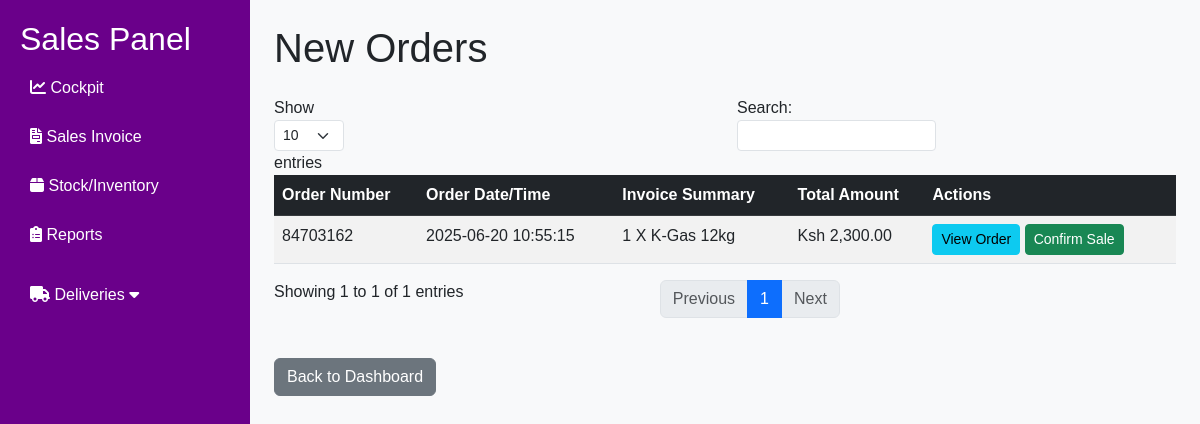
The page /staff/new_orders.php (signed in) on the database its author committed.
### tables this page shows
CREATE TABLE `orders` (
  `order_id` int(11) NOT NULL,
  `invoice_summary` text DEFAULT NULL,
  `total_amount` int(11) DEFAULT NULL,
  `order_date` varchar(50) DEFAULT NULL,
  `order_number` varchar(50) DEFAULT NULL,
  `order_status` varchar(20) DEFAULT 'new',
  `cust_id` int(11) DEFAULT NULL,
  `billing_info` text DEFAULT NULL,
  `delivery_info` text DEFAULT NULL,
  `is_new` tinyint(1) DEFAULT 1
);

### staff/new_orders.php (the view, shortened to what this page needs)
<?php
require_once('../includes/db.php');
$query = "SELECT order_id, order_number, order_date, invoice_summary, total_amount FROM orders WHERE is_new = 1 OR order_status = 'new'";
$result = $conn->query($query);
$new_orders_list = [];
if ($result) {
    while ($row = $result->fetch_assoc()) {
        $new_orders_list[] = $row;
    }
}
?>
<!DOCTYPE html>
<html lang="en">
<head>
  <link href="https://cdn.jsdelivr.net/npm/bootstrap@5.3.0/dist/css/bootstrap.min.css" rel="stylesheet">
  <link rel="stylesheet" href="https://cdnjs.cloudflare.com/ajax/libs/font-awesome/6.0.0/css/all.min.css">
</head>
<body class="bg-light">
  <div class="d-flex">
    <div class="sidebar">
      <h2>Sales Panel</h2>
      <a href="/OceanGas/staff/sales_staff_dashboard.php" class="<?php echo (basename($_SERVER['PHP_SELF']) === 'sales_staff_dashboard.php') ? 'active' : ''; ?>">
        <i class="fas fa-chart-line"></i> Cockpit
      </a>
      <a href="/OceanGas/staff/sales_invoice.php"><i class="fas fa-file-invoice"></i> Sales Invoice</a>
      <a href="/OceanGas/staff/stock_sales.php"><i class="fas fa-box"></i> Stock/Inventory</a>
      <a href="/OceanGas/staff/reports.php"><i class="fas fa-clipboard-list"></i> Reports</a>
      <div class="dropdown mt-3">
        <button class="dropdown-btn">
          <i class="fas fa-truck"></i> Deliveries <i class="fas fa-caret-down ms-auto"></i>
        </button>
      </div>
    </div>
    <div class="flex-grow-1 p-4">
      <h1 class="mb-4">New Orders</h1>
      <?php if(empty($new_orders_list)): ?>
        <div class="alert alert-info">There are no new orders at this time.</div>
        <a href="sales_staff_dashboard.php" class="btn btn-secondary mt-4">Back to Dashboard</a>
      <?php else: ?>
        <div class="table-responsive">
          <table id="newOrdersTable" class="table table-striped">
            <thead class="table-dark">
              <tr>
                <th>Order Number</th>
                <th>Order Date/Time</th>
                <th>Invoice Summary</th>
                <th>Total Amount</th>
                <th>Actions</th>
              </tr>
            </thead>
            <tbody>
              <?php foreach ($new_orders_list as $order): ?>
              <tr id="order-row-<?php echo $order['order_id']; ?>">
                <td><?php echo htmlspecialchars($order['order_number']); ?></td>
                <td><?php echo htmlspecialchars($order['order_date']); ?></td>
                <td><?php echo htmlspecialchars($order['invoice_summary']); ?></td>
                <td>Ksh <?php echo number_format($order['total_amount'], 2); ?></td>
                <td>
                  <a href="view_orders.php?order_id=<?php echo urlencode($order['order_id']); ?>" class="btn btn-info btn-sm">View Order</a>
                  <button type="button" class="btn btn-success btn-sm confirm-sale-btn" data-order-id="<?php echo htmlspecialchars($order['order_id']); ?>">Confirm Sale</button>
                </td>
              </tr>
              <?php endforeach; ?>
            </tbody>
          </table>
        </div>
        <a href="sales_staff_dashboard.php" class="btn btn-secondary mt-4">Back to Dashboard</a>
      <?php endif; ?>
    </div>
  </div>
</body>
</html>

### staff/new_orders.php (style rules this page uses)
body { font-family: Arial, sans-serif; background: #f8f9fa; }
.sidebar { width: 250px; background: #6a008a; color: #fff; padding: 20px; height: 100vh; }
.sidebar a { color: #fff; text-decoration: none; display: block; padding: 10px; margin: 5px 0; }
.dropdown-btn { padding: 10px; width: 100%; background: none; border: none; text-align: left; cursor: pointer; font-size: 16px; color: white; }

### rows shown on the page
orders: order_number "84703162", order_date "2025-06-20 10:55:15", invoice_summary "1 X K-Gas 12kg", total_amount "2,300.00"
